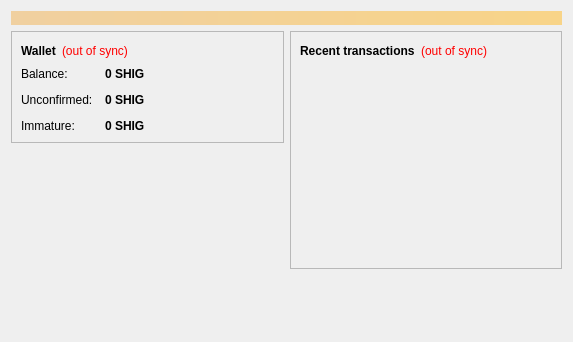
<?xml version="1.0" encoding="UTF-8"?>
<ui version="4.0">
 <class>OverviewPage</class>
 <widget class="QWidget" name="OverviewPage">
  <property name="geometry">
   <rect>
    <x>0</x>
    <y>0</y>
    <width>573</width>
    <height>342</height>
   </rect>
  </property>
  <property name="windowTitle">
   <string>Form</string>
  </property>
  <layout class="QVBoxLayout" name="topLayout">
   <item>
    <widget class="QLabel" name="labelAlerts">
     <property name="visible">
      <bool>false</bool>
     </property>
     <property name="styleSheet">
      <string notr="true">background-color: qlineargradient(x1: 0, y1: 0, x2: 1, y2: 0, stop:0 #F0D0A0, stop:1 #F8D488); color:#000000;</string>
     </property>
     <property name="wordWrap">
      <bool>true</bool>
     </property>
     <property name="margin">
      <number>3</number>
     </property>
    </widget>
   </item>
   <item>
    <layout class="QHBoxLayout" name="horizontalLayout" stretch="1,1">
     <item>
      <layout class="QVBoxLayout" name="verticalLayout_2">
       <item>
        <widget class="QFrame" name="frame">
         <property name="frameShape">
          <enum>QFrame::StyledPanel</enum>
         </property>
         <property name="frameShadow">
          <enum>QFrame::Raised</enum>
         </property>
         <layout class="QVBoxLayout" name="verticalLayout_4">
          <item>
           <layout class="QHBoxLayout" name="horizontalLayout_4">
            <item>
             <widget class="QLabel" name="label_5">
              <property name="font">
               <font>
                <weight>75</weight>
                <bold>true</bold>
               </font>
              </property>
              <property name="text">
               <string>Wallet</string>
              </property>
             </widget>
            </item>
            <item>
             <widget class="QLabel" name="labelWalletStatus">
              <property name="toolTip">
               <string>The displayed information may be out of date. Your wallet automatically synchronizes with the Shibagold network after a connection is established, but this process has not completed yet.</string>
              </property>
              <property name="styleSheet">
               <string notr="true">QLabel { color: red; }</string>
              </property>
              <property name="text">
               <string notr="true">(out of sync)</string>
              </property>
              <property name="alignment">
               <set>Qt::AlignLeading|Qt::AlignLeft|Qt::AlignVCenter</set>
              </property>
             </widget>
            </item>
            <item>
             <spacer name="horizontalSpacer_2">
              <property name="orientation">
               <enum>Qt::Horizontal</enum>
              </property>
              <property name="sizeHint" stdset="0">
               <size>
                <width>40</width>
                <height>20</height>
               </size>
              </property>
             </spacer>
            </item>
           </layout>
          </item>
          <item>
           <layout class="QFormLayout" name="formLayout_2">
            <property name="fieldGrowthPolicy">
             <enum>QFormLayout::AllNonFixedFieldsGrow</enum>
            </property>
            <property name="horizontalSpacing">
             <number>12</number>
            </property>
            <property name="verticalSpacing">
             <number>12</number>
            </property>
            <item row="0" column="0">
             <widget class="QLabel" name="label">
              <property name="text">
               <string>Balance:</string>
              </property>
             </widget>
            </item>
            <item row="0" column="1">
             <widget class="QLabel" name="labelBalance">
              <property name="font">
               <font>
                <weight>75</weight>
                <bold>true</bold>
               </font>
              </property>
              <property name="cursor">
               <cursorShape>IBeamCursor</cursorShape>
              </property>
              <property name="toolTip">
               <string>Your current balance</string>
              </property>
              <property name="text">
               <string notr="true">0 SHIG</string>
              </property>
              <property name="textInteractionFlags">
               <set>Qt::LinksAccessibleByMouse|Qt::TextSelectableByKeyboard|Qt::TextSelectableByMouse</set>
              </property>
             </widget>
            </item>
            <item row="1" column="0">
             <widget class="QLabel" name="label_3">
              <property name="text">
               <string>Unconfirmed:</string>
              </property>
             </widget>
            </item>
            <item row="1" column="1">
             <widget class="QLabel" name="labelUnconfirmed">
              <property name="font">
               <font>
                <weight>75</weight>
                <bold>true</bold>
               </font>
              </property>
              <property name="cursor">
               <cursorShape>IBeamCursor</cursorShape>
              </property>
              <property name="toolTip">
               <string>Total of transactions that have yet to be confirmed, and do not yet count toward the current balance</string>
              </property>
              <property name="text">
               <string notr="true">0 SHIG</string>
              </property>
              <property name="textInteractionFlags">
               <set>Qt::LinksAccessibleByMouse|Qt::TextSelectableByKeyboard|Qt::TextSelectableByMouse</set>
              </property>
             </widget>
            </item>
            <item row="2" column="0">
             <widget class="QLabel" name="labelImmatureText">
              <property name="text">
               <string>Immature:</string>
              </property>
             </widget>
            </item>
            <item row="2" column="1">
             <widget class="QLabel" name="labelImmature">
              <property name="font">
               <font>
                <weight>75</weight>
                <bold>true</bold>
               </font>
              </property>
              <property name="toolTip">
               <string>Mined balance that has not yet matured</string>
              </property>
              <property name="text">
               <string notr="true">0 SHIG</string>
              </property>
              <property name="textInteractionFlags">
               <set>Qt::LinksAccessibleByMouse|Qt::TextSelectableByKeyboard|Qt::TextSelectableByMouse</set>
              </property>
             </widget>
            </item>
           </layout>
          </item>
         </layout>
        </widget>
       </item>
       <item>
        <spacer name="verticalSpacer">
         <property name="orientation">
          <enum>Qt::Vertical</enum>
         </property>
         <property name="sizeHint" stdset="0">
          <size>
           <width>20</width>
           <height>40</height>
          </size>
         </property>
        </spacer>
       </item>
      </layout>
     </item>
     <item>
      <layout class="QVBoxLayout" name="verticalLayout_3">
       <item>
        <widget class="QFrame" name="frame_2">
         <property name="frameShape">
          <enum>QFrame::StyledPanel</enum>
         </property>
         <property name="frameShadow">
          <enum>QFrame::Raised</enum>
         </property>
         <layout class="QVBoxLayout" name="verticalLayout">
          <item>
           <layout class="QHBoxLayout" name="horizontalLayout_2">
            <item>
             <widget class="QLabel" name="label_4">
              <property name="text">
               <string>&lt;b&gt;Recent transactions&lt;/b&gt;</string>
              </property>
             </widget>
            </item>
            <item>
             <widget class="QLabel" name="labelTransactionsStatus">
              <property name="toolTip">
               <string>The displayed information may be out of date. Your wallet automatically synchronizes with the Shibagold network after a connection is established, but this process has not completed yet.</string>
              </property>
              <property name="styleSheet">
               <string notr="true">QLabel { color: red; }</string>
              </property>
              <property name="text">
               <string notr="true">(out of sync)</string>
              </property>
              <property name="alignment">
               <set>Qt::AlignRight|Qt::AlignTrailing|Qt::AlignVCenter</set>
              </property>
             </widget>
            </item>
            <item>
             <spacer name="horizontalSpacer">
              <property name="orientation">
               <enum>Qt::Horizontal</enum>
              </property>
              <property name="sizeHint" stdset="0">
               <size>
                <width>40</width>
                <height>20</height>
               </size>
              </property>
             </spacer>
            </item>
           </layout>
          </item>
          <item>
           <widget class="QListView" name="listTransactions">
            <property name="styleSheet">
             <string notr="true">QListView { background: transparent; }</string>
            </property>
            <property name="frameShape">
             <enum>QFrame::NoFrame</enum>
            </property>
            <property name="verticalScrollBarPolicy">
             <enum>Qt::ScrollBarAlwaysOff</enum>
            </property>
            <property name="horizontalScrollBarPolicy">
             <enum>Qt::ScrollBarAlwaysOff</enum>
            </property>
            <property name="selectionMode">
             <enum>QAbstractItemView::NoSelection</enum>
            </property>
           </widget>
          </item>
         </layout>
        </widget>
       </item>
       <item>
        <spacer name="verticalSpacer_2">
         <property name="orientation">
          <enum>Qt::Vertical</enum>
         </property>
         <property name="sizeHint" stdset="0">
          <size>
           <width>20</width>
           <height>40</height>
          </size>
         </property>
        </spacer>
       </item>
      </layout>
     </item>
    </layout>
   </item>
  </layout>
 </widget>
 <resources/>
 <connections/>
</ui>
